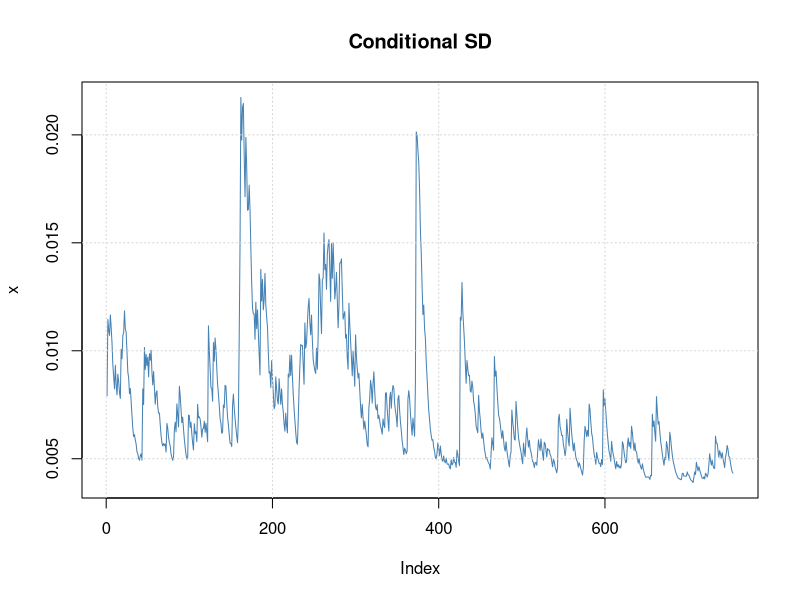
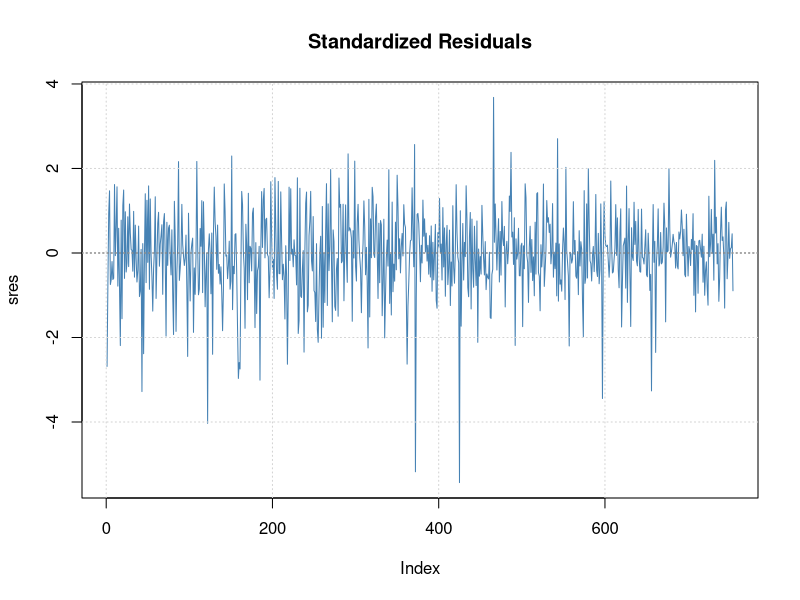
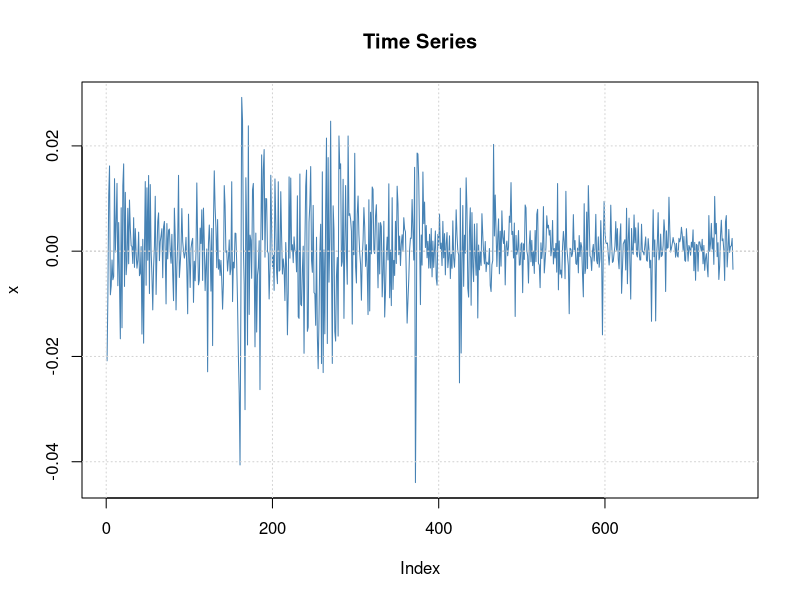
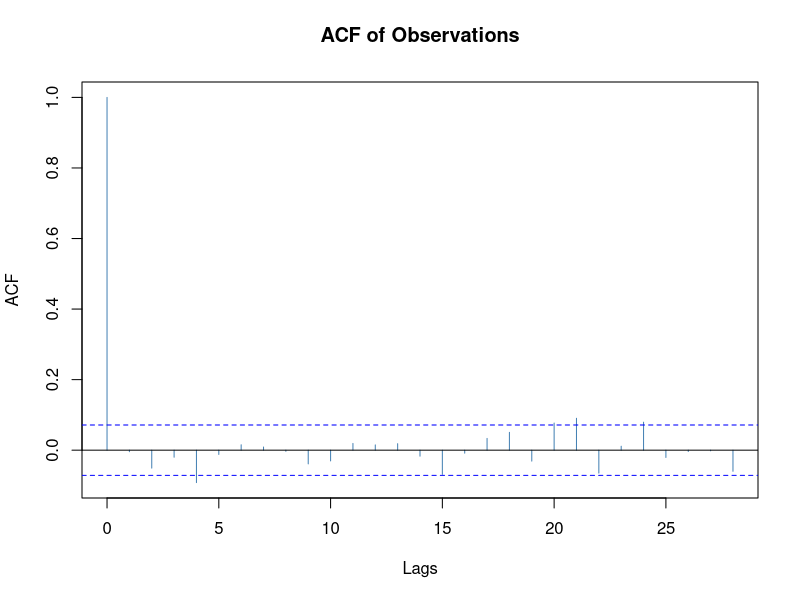
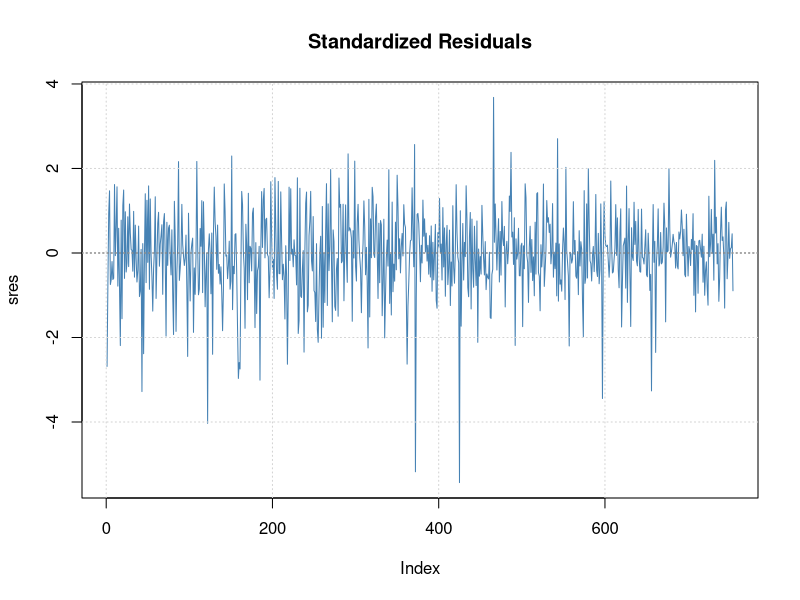
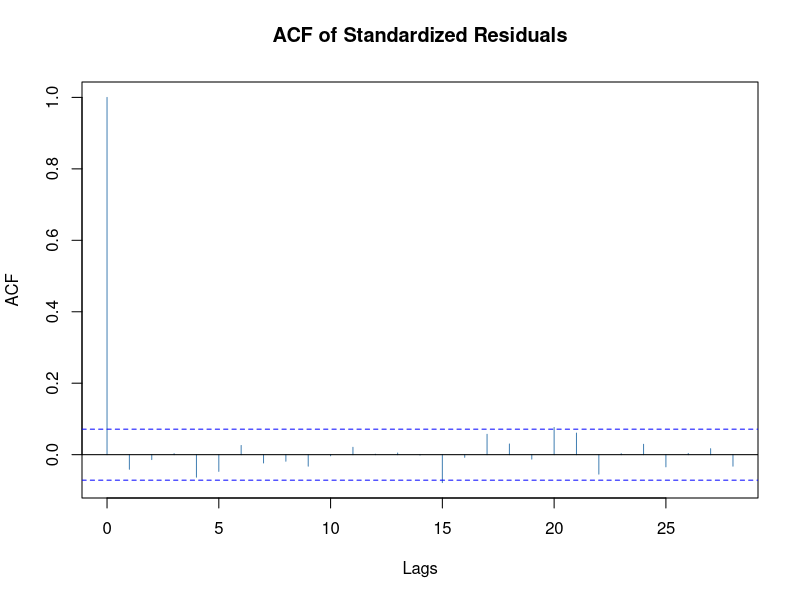
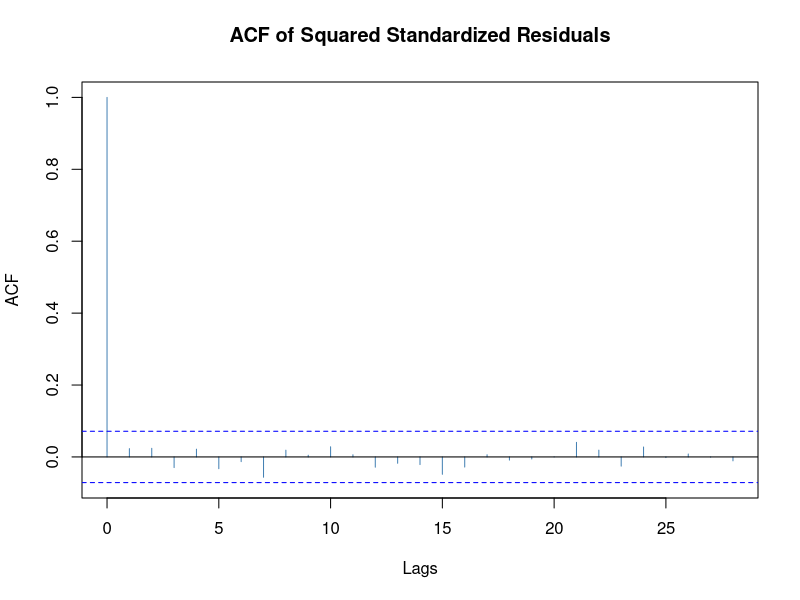
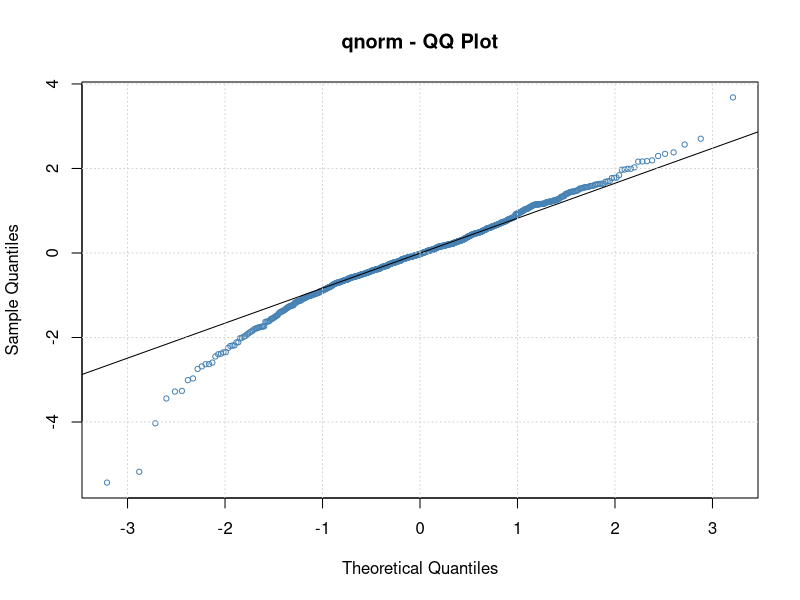

These figures' R source, in order:
## ---- chunk 1
knitr::opts_chunk$set(echo = TRUE)
## ---- chunk 2
data = read.csv("NYA-2015-2017.csv", header = TRUE)
NYSE_lret = diff(log(data$Adj.Close))
NYSE_lret.ts = ts(data = NYSE_lret, start = c(2015,1), frequency = 252, names = c('logret'))
## ---- chunk 3
library(fGarch)
garch11 = garchFit(~garch(1,1), data = NYSE_lret.ts, cond.dist = c("norm"), include.mean = TRUE, algorithm = c("nlminb"), hessian = c("ropt"))
## ---- chunk 4
summary(garch11)
## ---- chunk 5
half_life = ceiling(1-log(2)/log(garch11@fit$par[3]+garch11@fit$par[4]))
## ---- chunk 6
plot(garch11, which = 2);plot(garch11, which = 9)
## ---- chunk 7
plot(garch11, which = 1);plot(garch11, which = 4)
plot(garch11, which = 9);plot(garch11, which = 10)
plot(garch11, which = 11);plot(garch11, which = 13)
## ---- chunk 8
library(mnormt)
library(MASS)
residual = garch11@residuals/garch11@sigma.t
df = seq(1,8,0.01)
n = length(df)
loglik_max = rep(0,n)
for (i in 1:n){
  fit = cov.trob(residual, nu=df[i])
  mu = fit$center
  sigma = fit$cov
  loglik_max[i] = sum(log(dmt(residual, mean=fit$center, S=fit$cov, df=df[i])))
}
plot(df, loglik_max, xlab = 'nu', ylab = 'Profile-likelihood function')
nuest = df[which.max(loglik_max)]
N = length(residual)
quantv = (1/N)*seq(0.5,N-0.5,1)
par(mfrow=c(1,2))
qqnorm(garch11@residuals/garch11@sigma.t, main = "QQ plot for normal-distribution")
qqline(garch11@residuals/garch11@sigma.t)
qqplot(qt(quantv,nuest), residual, main="QQ plot for t-distribution")
qqline(residual, distribution=function(p) qt(p,nuest), prob=c(0.1,0.9), col=1)
## ---- chunk 9
predict_garch11 = predict(garch11, n.ahead = 5)
VaR_norm = 1-exp(qnorm(0.005, predict_garch11$meanForecast, predict_garch11$standardDeviation))
garch11_t = garchFit(~garch(1,1), data = NYSE_lret.ts, cond.dist = c("std"), include.mean = TRUE, algorithm = c("nlminb"), hessian = c("ropt"))
predict_garch11_t = predict(garch11_t, n.ahead = 5)
nuest_t = garch11_t@fit$coef[5]
VaR_t = 1-exp(predict_garch11_t$meanForecast+predict_garch11_t$standardDeviation*sqrt((nuest_t-2)/nuest_t)*qt(0.005,nuest_t))
## ---- chunk 10
VaR_norm; VaR_t
## ---- chunk 11
ar1garch11 = garchFit(~arma(1,0)+garch(1,1), data = NYSE_lret.ts, cond.dist = c("norm"), include.mean = TRUE, algorithm = c("nlminb"), hessian = c("ropt")); summary(ar1garch11)
ar2garch11 = garchFit(~arma(2,0)+garch(1,1), data = NYSE_lret.ts, cond.dist = c("norm"), include.mean = TRUE, algorithm = c("nlminb"), hessian = c("ropt"))
## ---- chunk 12
ar1garch11
ar2garch11
## ---- chunk 13
garch11@fit$ics
garch11_t@fit$ics
summary(garch11_t)
